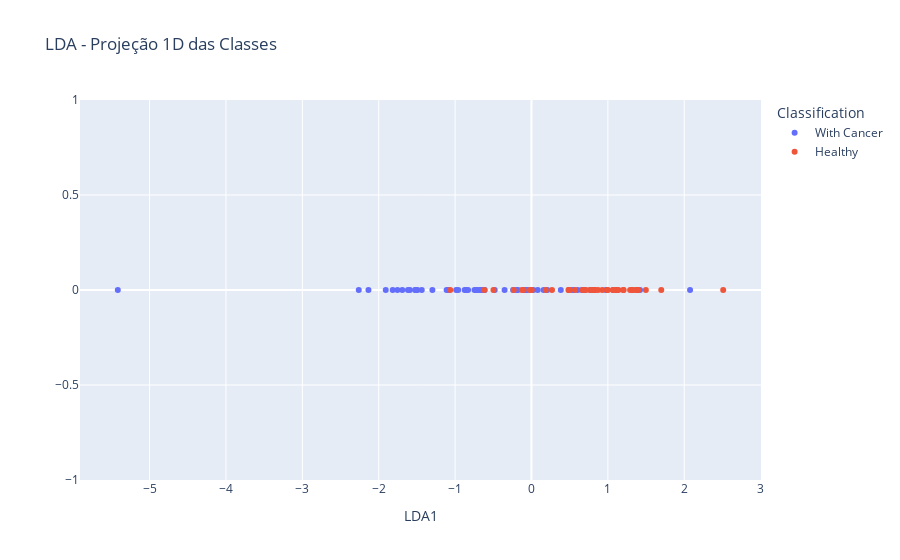

Notebook code cell kept with this figure:
### Markdown cell above
### LDA

### Code cell
lda = LinearDiscriminantAnalysis(n_components=1)
# prepare transform on dataset
lda.fit(x_train,y_train)
# apply transform to dataset
transformed = lda.transform(x_train)

# Converter classes para nomes legíveis (1 → Healthy, 2 → With Cancer)
y_labels = y_train.replace({1: "Healthy", 2: "With Cancer"})

#Plot transformed data
# Plot 1D estilo linha reta
fig = px.scatter(
    x=transformed.squeeze(),
    y=np.zeros(transformed.shape[0]),
    color=y_labels,
    labels=dict(x="LDA1", y="", color="Classification"),
    title="LDA - Projeção 1D das Classes"
)

fig.show()

### Figure 1 — Plotly figure (JSON) as saved in the notebook; plotly's stock layout.template omitted (floating-point values rounded to 4 significant figures)
{"data": [{"hovertemplate": "Classification=With Cancer<br>LDA1=%{x}<br>=%{y}<extra></extra>", "legendgroup": "With Cancer", "marker": {"color": "#636efa", "symbol": "circle"}, "mode": "markers", "name": "With Cancer", "orientation": "v", "showlegend": true, "type": "scatter", "x": [-1.297, -0.4815, 0.7757, -1.817, -2.261, 0.5485, -0.6246, -0.746, 0.9721, 1.421, 0.6985, -1.591, 0.02471, 0.08156, -0.6696, 2.076, -0.7022, -1.436, 0.5361, -1.086, -1.617, -1.908, -0.8749, -0.8555, -5.416, -0.2408, 0.2079, -0.6122, -0.6569, -2.134, -1.494, -0.352, 0.3838, -1.515, -1.523, -1.691, 1.117, 0.1581, -0.8303, -0.7256, -0.1762, -0.05269, -0.9859, 0.6046, -0.07793, -0.96, -1.755, -0.08005, -1.111, -0.1948, 0.6582], "xaxis": "x", "y": [0, 0, 0, 0, 0, 0, 0, 0, 0, 0, 0, 0, 0, 0, 0, 0, 0, 0, 0, 0, 0, 0, 0, 0, 0, 0, 0, 0, 0, 0, 0, 0, 0, 0, 0, 0, 0, 0, 0, 0, 0, 0, 0, 0, 0, 0, 0, 0, 0, 0, 0], "yaxis": "y"}, {"hovertemplate": "Classification=Healthy<br>LDA1=%{x}<br>=%{y}<extra></extra>", "legendgroup": "Healthy", "marker": {"color": "#EF553B", "symbol": "circle"}, "mode": "markers", "name": "Healthy", "orientation": "v", "showlegend": true, "type": "scatter", "x": [0.4845, -0.2328, 0.1867, -0.6184, 0.7617, 1.07, 1.379, 0.5684, 1.106, 1.316, 0.269, 1.205, 1.7, 0.998, 0.6697, 0.6746, 0.4924, 1.141, 0.8729, 1.064, -0.1019, 0.003941, -0.1268, 1.371, 0.8004, 0.4887, 1.292, 1.203, -1.064, 2.51, 0.8304, 1.497, 1.401, 0.8318, -0.498, 0.9277, 0.9925, 1.331, 0.7117, -0.02247, 0.8031], "xaxis": "x", "y": [0, 0, 0, 0, 0, 0, 0, 0, 0, 0, 0, 0, 0, 0, 0, 0, 0, 0, 0, 0, 0, 0, 0, 0, 0, 0, 0, 0, 0, 0, 0, 0, 0, 0, 0, 0, 0, 0, 0, 0, 0], "yaxis": "y"}], "layout": {"legend": {"title": {"text": "Classification"}, "tracegroupgap": 0}, "title": {"text": "LDA - Projeção 1D das Classes"}, "xaxis": {"anchor": "y", "domain": [0, 1], "title": {"text": "LDA1"}}, "yaxis": {"anchor": "x", "domain": [0, 1], "title": {"text": ""}}}}
